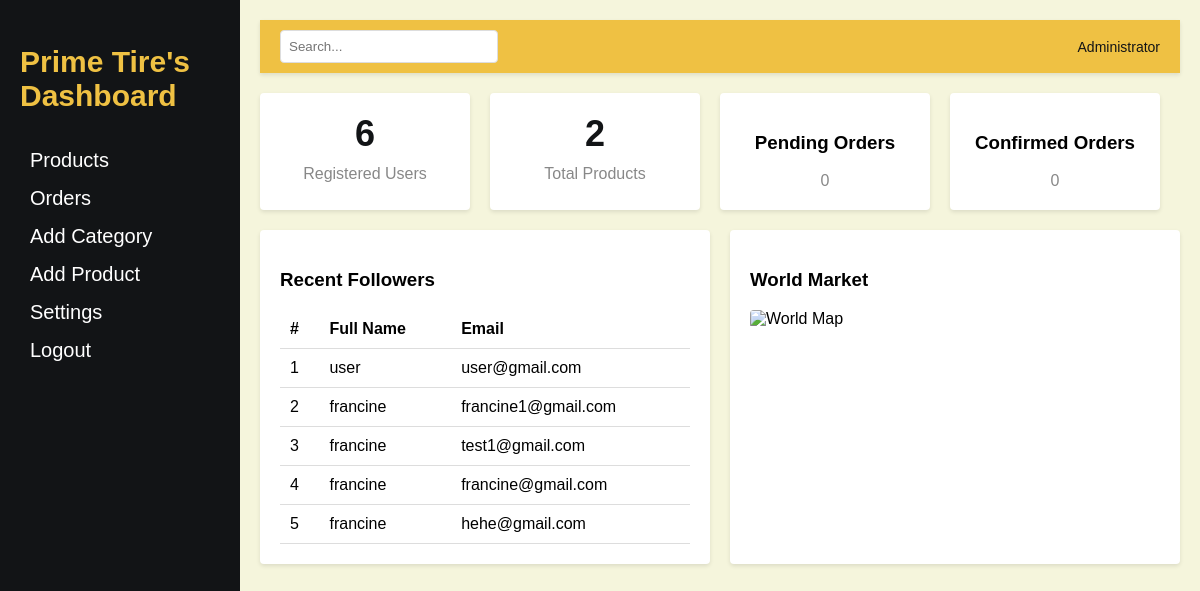
/admin/admin.php, run on the app's committed database.
### tables this page shows
CREATE TABLE `users` (
  `id` int(11) NOT NULL,
  `full_name` varchar(255) NOT NULL,
  `email` varchar(255) NOT NULL,
  `phone` varchar(11) NOT NULL,
  `birth_date` date NOT NULL,
  `gender` enum('Male','Female','Prefer not to say') NOT NULL,
  `address1` varchar(255) NOT NULL,
  `address2` varchar(255) DEFAULT NULL,
  `region` varchar(100) NOT NULL,
  `city` varchar(100) NOT NULL,
  `barangay` varchar(100) NOT NULL,
  `postal_code` varchar(20) NOT NULL,
  `password` varchar(255) NOT NULL,
  `created_at` timestamp NOT NULL DEFAULT current_timestamp(),
  `role` tinyint(4) NOT NULL DEFAULT 1 CHECK (`role` in (0,1))
);

### admin/admin.php (the view, shortened to what this page needs)
<?php
include '../db.php';
$sql = "SELECT COUNT(*) as total_users FROM users WHERE role != 0";
$result = $mysqli->query($sql);
$total_users = 0;
if ($result->num_rows > 0) {
    $row = $result->fetch_assoc();
    $total_users = $row['total_users'];
}
$sql = "SELECT COUNT(*) as total_products FROM products";
$result = $mysqli->query($sql);
$total_products = 0;
if ($result->num_rows > 0) {
    $row = $result->fetch_assoc();
    $total_products = $row['total_products'];
}
$sql = "SELECT full_name, email FROM users WHERE role = 1 ORDER BY id DESC LIMIT 5";
$recent_users = $mysqli->query($sql);
$pendingSql = "SELECT COUNT(*) as count FROM orders WHERE status = 'Pending'";
$confirmedSql = "SELECT COUNT(*) as count FROM orders WHERE status = 'Confirmed'";
$pendingResult = $mysqli->query($pendingSql);
$confirmedResult = $mysqli->query($confirmedSql);
$pendingCount = $pendingResult->fetch_assoc()['count'];
$confirmedCount = $confirmedResult->fetch_assoc()['count'];
?>
<!DOCTYPE html>
<html lang="en">
<head>
</head>
<body>
    <div class="dashboard">
        <nav class="sidebar">
            <h1>Prime Tire's Dashboard</h1>
            <ul class="menu">
                <li><a href="products.php">Products</a></li>
                <li><a href="orders.php">Orders</a></li>
                <li><a href="add-category.php">Add Category</a></li>
                <li><a href="add-product.php">Add Product</a></li>
                <li><a href="settings.php">Settings</a></li>
                <li><a href="logout.php">Logout</a></li>
            </ul>
        </nav>
        <div class="main-content">
            <header>
                <div class="search-bar">
                    <form method="GET" action="">
                        <input type="text" name="search" placeholder="Search...">
                    </form>
                </div>
                <div class="user-info">
                    <span class="role">Administrator</span>
                </div>
            </header>
            <div class="stats">
                <div class="stat-item">
                    <h2><?php echo $total_users; ?></h2>
                    <p>Registered Users</p>
                </div>
                <div class="stat-item">
                    <h2><?php echo $total_products; ?></h2>
                    <p>Total Products</p>
                </div>
                <div class="stat-item">
                    <h3>Pending Orders</h3>
                    <p><?php echo $pendingCount; ?></p>
                </div>
                <div class="stat-item">
                   <h3>Confirmed Orders</h3>
                   <p><?php echo $confirmedCount; ?></p>
                </div>
            </div>
            <div class="content">
                <div class="followers">
                    <h3>Recent Followers</h3>
                    <table>
                        <tr>
                            <th>#</th>
                            <th>Full Name</th>
                            <th>Email</th>
                        </tr>
                        <?php
                        if ($recent_users->num_rows > 0) {
                            $i = 1;
                            while ($row = $recent_users->fetch_assoc()) {
                                echo "<tr>
                                        <td>{$i}</td>
                                        <td>" . htmlspecialchars($row['full_name']) . "</td>
                                        <td>" . htmlspecialchars($row['email']) . "</td>
                                      </tr>";
                                $i++;
                            }
                        } else {
                            echo "<tr><td colspan='3'>No recent followers found</td></tr>";
                        }
                        ?>
                    </table>
                </div>
                <div class="map">
                    <h3>World Market</h3>
                    <img src="world-map.jpg" alt="World Map">
                </div>
            </div>
        </div>
    </div>
</body>
</html>

### admin/admin.php (style rules this page uses)
body { font-family: Arial, sans-serif; margin: 0; padding: 0; background-color: beige; }
.dashboard { display: flex; height: 100vh; }
.sidebar { background-color: #121416; width: 200px; padding: 20px; color: #fff; display: flex; flex-direction: column; align-items: flex-start; }
.sidebar h1 { font-size: 30px; margin-bottom: 20px; color: #efc143; }
.sidebar .menu { list-style: none; padding: 0; width: 100%; }
.sidebar .menu li { margin-bottom: 15px; }
.sidebar .menu li a { text-decoration: none; color: white; font-size: 20px; padding: 10px; }
.main-content { flex: 1; padding: 20px; }
header { display: flex; justify-content: space-between; align-items: center; background-color: #efc143; padding: 10px 20px; margin-bottom: 20px; box-shadow: 0 2px 4px rgba(0, 0, 0, 0.1); }
.search-bar input { width: 200px; padding: 8px; border: 1px solid #ddd; border-radius: 4px; }
.user-info { display: flex; align-items: center; }
.user-info .role { font-size: 14px; color: #121416; }
.stats { display: flex; justify-content: space-between; margin-bottom: 20px; }
.stat-item { background-color: #ffffff; padding: 20px; text-align: center; border-radius: 4px; box-shadow: 0 2px 4px rgba(0, 0, 0, 0.1); flex: 1; margin-right: 20px; }
.stat-item h2 { font-size: 36px; margin: 0 0 10px; color: #121416; }
.stat-item p { margin: 0; color: #888; }
.content { display: flex; justify-content: space-between; }
.followers { flex: 1; background-color: #ffffff; padding: 20px; border-radius: 4px; box-shadow: 0 2px 4px rgba(0, 0, 0, 0.1); margin-right: 20px; }
.followers table { width: 100%; border-collapse: collapse; }
.followers table th, .followers table td { padding: 10px; text-align: left; border-bottom: 1px solid #ddd; }
.map { flex: 1; background-color: #ffffff; padding: 20px; border-radius: 4px; box-shadow: 0 2px 4px rgba(0, 0, 0, 0.1); }
.map img { width: 100%; height: auto; border-radius: 4px; }

### data on the page
users: full_name "user", email "user@gmail.com"
users: full_name "francine", email "francine1@gmail.com"
users: full_name "francine", email "test1@gmail.com"
users: full_name "francine", email "francine@gmail.com"
users: full_name "francine", email "hehe@gmail.com"

### other printed values
$total_users "6"
$total_products "2"
$pendingCount "0"
$confirmedCount "0"
